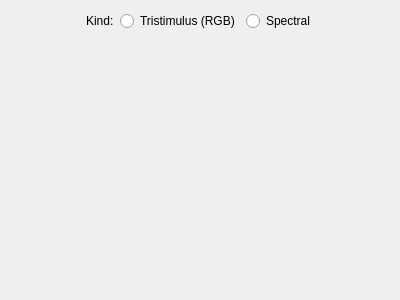
<?xml version="1.0" encoding="UTF-8"?>
<ui version="4.0">
 <class>ColorPickerWidget</class>
 <widget class="QWidget" name="ColorPickerWidget">
  <property name="geometry">
   <rect>
    <x>0</x>
    <y>0</y>
    <width>400</width>
    <height>300</height>
   </rect>
  </property>
  <property name="windowTitle">
   <string>Form</string>
  </property>
  <layout class="QVBoxLayout" name="verticalLayout">
   <item>
    <layout class="QHBoxLayout" name="horizontalLayout">
     <item>
      <spacer name="horizontalSpacer">
       <property name="orientation">
        <enum>Qt::Horizontal</enum>
       </property>
       <property name="sizeHint" stdset="0">
        <size>
         <width>40</width>
         <height>20</height>
        </size>
       </property>
      </spacer>
     </item>
     <item>
      <widget class="QLabel" name="label">
       <property name="text">
        <string>Kind:</string>
       </property>
      </widget>
     </item>
     <item>
      <widget class="QRadioButton" name="tristimulusRadioButton">
       <property name="text">
        <string>Tristimulus (RGB)</string>
       </property>
      </widget>
     </item>
     <item>
      <widget class="QRadioButton" name="spectralRadioButton">
       <property name="text">
        <string>Spectral</string>
       </property>
      </widget>
     </item>
     <item>
      <spacer name="horizontalSpacer_2">
       <property name="orientation">
        <enum>Qt::Horizontal</enum>
       </property>
       <property name="sizeHint" stdset="0">
        <size>
         <width>40</width>
         <height>20</height>
        </size>
       </property>
      </spacer>
     </item>
    </layout>
   </item>
   <item>
    <widget class="QStackedWidget" name="stackedWidget">
     <widget class="QWidget" name="stackedWidgetPage1">
      <layout class="QHBoxLayout" name="horizontalLayout_2">
       <property name="margin">
        <number>0</number>
       </property>
       <item>
        <widget class="picogen::qt4_gui::TristimulusColorPicker" name="tristimulusPicker" native="true"/>
       </item>
      </layout>
     </widget>
     <widget class="QWidget" name="stackedWidgetPage2">
      <layout class="QHBoxLayout" name="horizontalLayout_3">
       <item>
        <widget class="picogen::qt4_gui::SpectralColorPicker" name="spectralPicker" native="true"/>
       </item>
      </layout>
     </widget>
    </widget>
   </item>
  </layout>
 </widget>
 <customwidgets>
  <customwidget>
   <class>picogen::qt4_gui::TristimulusColorPicker</class>
   <extends>QWidget</extends>
   <header location="global">tristimuluscolorpicker.h</header>
   <container>1</container>
  </customwidget>
  <customwidget>
   <class>picogen::qt4_gui::SpectralColorPicker</class>
   <extends>QWidget</extends>
   <header location="global">spectralcolorpicker.h</header>
   <container>1</container>
  </customwidget>
 </customwidgets>
 <resources/>
 <connections/>
</ui>
